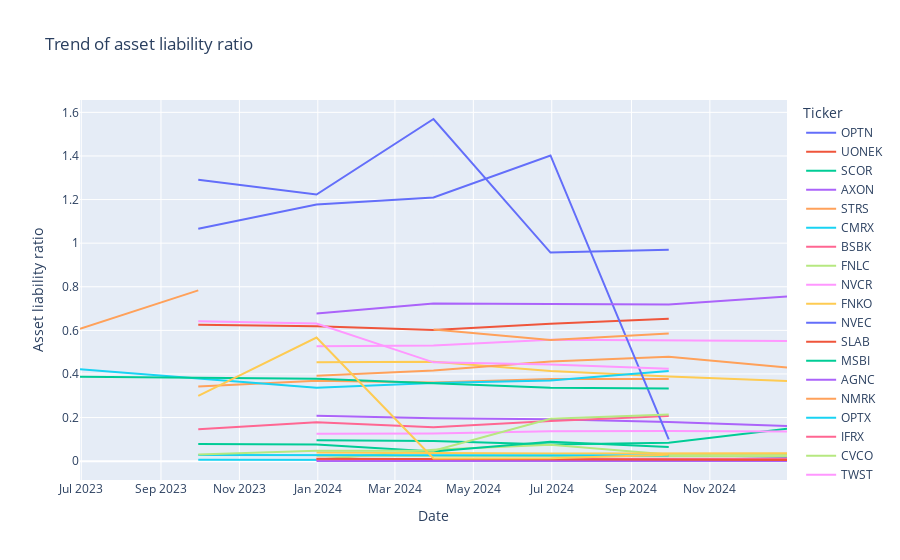

Notebook code for this chart:
### Markdown cell above
# 2.2 Proportion of goodwill to total assets
Excessive operating expenses do not necessarily mean that a company has the risk of cost control. Companies also have similar goodwill assets that can prove their potential financing ability to counter potential operating expenses. Therefore, we use scatter plots to observe which companies have a higher proportion of goodwill.Through Group by Ticker, I calculate the total goodwill of each Ticker, and then calculate the proportion of goodwill for each year to observe whether the proportion of goodwill assets has significantly decreased or increased during this period

### Code cell
# Calculate the asset liability ratio
balance['Debt/Assets Ratio'] = balance['Total Debt'] / balance['Total Assets']
balance['Net Debt/Equity'] = balance['Net Debt'] / balance['Stockholders Equity']

fig3 = px.line(
    balance,
    x='Date',
    y='Debt/Assets Ratio',
    color='Ticker',
    title='Trend of asset liability ratio',
    labels={'Debt/Assets Ratio': 'Asset liability ratio'}
)
fig3.show()

### Figure 1 — Plotly figure (JSON) as saved in the notebook; plotly's stock layout.template omitted (floating-point values rounded to 4 significant figures)
{"data": [{"hovertemplate": "Ticker=OPTN<br>Date=%{x}<br>Asset liability ratio=%{y}<extra></extra>", "legendgroup": "OPTN", "line": {"color": "#636efa", "dash": "solid"}, "marker": {"symbol": "circle"}, "mode": "lines", "name": "OPTN", "orientation": "v", "showlegend": true, "type": "scatter", "x": ["2024-09-30T00:00:00", "2024-06-30T00:00:00", "2024-03-31T00:00:00", "2023-12-31T00:00:00", "2023-09-30T00:00:00", "2023-06-30T00:00:00"], "xaxis": "x", "y": [0.9692, 0.9567, 1.569, 1.223, 1.291, null], "yaxis": "y"}, {"hovertemplate": "Ticker=UONEK<br>Date=%{x}<br>Asset liability ratio=%{y}<extra></extra>", "legendgroup": "UONEK", "line": {"color": "#EF553B", "dash": "solid"}, "marker": {"symbol": "circle"}, "mode": "lines", "name": "UONEK", "orientation": "v", "showlegend": true, "type": "scatter", "x": ["2024-09-30T00:00:00", "2024-06-30T00:00:00", "2024-03-31T00:00:00", "2023-12-31T00:00:00", "2023-09-30T00:00:00", "2023-06-30T00:00:00"], "xaxis": "x", "y": [0.6529, 0.6302, 0.6012, 0.6186, 0.6262, null], "yaxis": "y"}, {"hovertemplate": "Ticker=SCOR<br>Date=%{x}<br>Asset liability ratio=%{y}<extra></extra>", "legendgroup": "SCOR", "line": {"color": "#00cc96", "dash": "solid"}, "marker": {"symbol": "circle"}, "mode": "lines", "name": "SCOR", "orientation": "v", "showlegend": true, "type": "scatter", "x": ["2024-12-31T00:00:00", "2024-09-30T00:00:00", "2024-06-30T00:00:00", "2024-03-31T00:00:00", "2023-12-31T00:00:00", "2023-09-30T00:00:00", "2023-06-30T00:00:00"], "xaxis": "x", "y": [0.149, 0.08491, 0.07645, 0.09268, 0.09564, null, null], "yaxis": "y"}, {"hovertemplate": "Ticker=AXON<br>Date=%{x}<br>Asset liability ratio=%{y}<extra></extra>", "legendgroup": "AXON", "line": {"color": "#ab63fa", "dash": "solid"}, "marker": {"symbol": "circle"}, "mode": "lines", "name": "AXON", "orientation": "v", "showlegend": true, "type": "scatter", "x": ["2024-12-31T00:00:00", "2024-09-30T00:00:00", "2024-06-30T00:00:00", "2024-03-31T00:00:00", "2023-12-31T00:00:00", "2023-09-30T00:00:00", "2023-06-30T00:00:00"], "xaxis": "x", "y": [0.1613, 0.1799, 0.1925, 0.1965, 0.2085, null, null], "yaxis": "y"}, {"hovertemplate": "Ticker=STRS<br>Date=%{x}<br>Asset liability ratio=%{y}<extra></extra>", "legendgroup": "STRS", "line": {"color": "#FFA15A", "dash": "solid"}, "marker": {"symbol": "circle"}, "mode": "lines", "name": "STRS", "orientation": "v", "showlegend": true, "type": "scatter", "x": ["2024-09-30T00:00:00", "2024-06-30T00:00:00", "2024-03-31T00:00:00", "2023-12-31T00:00:00", "2023-09-30T00:00:00", "2023-06-30T00:00:00"], "xaxis": "x", "y": [0.3767, 0.3774, 0.3611, 0.369, 0.3427, null], "yaxis": "y"}, {"hovertemplate": "Ticker=CMRX<br>Date=%{x}<br>Asset liability ratio=%{y}<extra></extra>", "legendgroup": "CMRX", "line": {"color": "#19d3f3", "dash": "solid"}, "marker": {"symbol": "circle"}, "mode": "lines", "name": "CMRX", "orientation": "v", "showlegend": true, "type": "scatter", "x": ["2024-09-30T00:00:00", "2024-06-30T00:00:00", "2024-03-31T00:00:00", "2023-12-31T00:00:00", "2023-09-30T00:00:00", "2023-06-30T00:00:00"], "xaxis": "x", "y": [0.004059, 0.004633, 0.005179, 0.006119, 0.006521, null], "yaxis": "y"}, {"hovertemplate": "Ticker=BSBK<br>Date=%{x}<br>Asset liability ratio=%{y}<extra></extra>", "legendgroup": "BSBK", "line": {"color": "#FF6692", "dash": "solid"}, "marker": {"symbol": "circle"}, "mode": "lines", "name": "BSBK", "orientation": "v", "showlegend": true, "type": "scatter", "x": ["2024-09-30T00:00:00", "2024-06-30T00:00:00", "2024-03-31T00:00:00", "2023-12-31T00:00:00", "2023-09-30T00:00:00"], "xaxis": "x", "y": [0.2069, 0.1841, 0.1554, 0.1785, 0.146], "yaxis": "y"}, {"hovertemplate": "Ticker=FNLC<br>Date=%{x}<br>Asset liability ratio=%{y}<extra></extra>", "legendgroup": "FNLC", "line": {"color": "#B6E880", "dash": "solid"}, "marker": {"symbol": "circle"}, "mode": "lines", "name": "FNLC", "orientation": "v", "showlegend": true, "type": "scatter", "x": ["2024-12-31T00:00:00", "2024-09-30T00:00:00", "2024-06-30T00:00:00", "2024-03-31T00:00:00", "2023-12-31T00:00:00", "2023-09-30T00:00:00", "2023-06-30T00:00:00"], "xaxis": "x", "y": [0.03009, 0.03023, 0.07476, 0.05197, 0.006813, null, null], "yaxis": "y"}, {"hovertemplate": "Ticker=NVCR<br>Date=%{x}<br>Asset liability ratio=%{y}<extra></extra>", "legendgroup": "NVCR", "line": {"color": "#FF97FF", "dash": "solid"}, "marker": {"symbol": "circle"}, "mode": "lines", "name": "NVCR", "orientation": "v", "showlegend": true, "type": "scatter", "x": ["2024-12-31T00:00:00", "2024-09-30T00:00:00", "2024-06-30T00:00:00", "2024-03-31T00:00:00", "2023-12-31T00:00:00", "2023-09-30T00:00:00", "2023-06-30T00:00:00"], "xaxis": "x", "y": [0.5507, 0.5529, 0.557, 0.5308, 0.5275, null, null], "yaxis": "y"}, {"hovertemplate": "Ticker=FNKO<br>Date=%{x}<br>Asset liability ratio=%{y}<extra></extra>", "legendgroup": "FNKO", "line": {"color": "#FECB52", "dash": "solid"}, "marker": {"symbol": "circle"}, "mode": "lines", "name": "FNKO", "orientation": "v", "showlegend": true, "type": "scatter", "x": ["2024-12-31T00:00:00", "2024-09-30T00:00:00", "2024-06-30T00:00:00", "2024-03-31T00:00:00", "2023-12-31T00:00:00", "2023-09-30T00:00:00", "2023-06-30T00:00:00"], "xaxis": "x", "y": [0.3681, 0.3881, 0.4139, 0.4561, 0.4537, null, null], "yaxis": "y"}, {"hovertemplate": "Ticker=NVEC<br>Date=%{x}<br>Asset liability ratio=%{y}<extra></extra>", "legendgroup": "NVEC", "line": {"color": "#636efa", "dash": "solid"}, "marker": {"symbol": "circle"}, "mode": "lines", "name": "NVEC", "orientation": "v", "showlegend": true, "type": "scatter", "x": ["2024-12-31T00:00:00", "2024-09-30T00:00:00", "2024-06-30T00:00:00", "2024-03-31T00:00:00", "2023-12-31T00:00:00", "2023-09-30T00:00:00"], "xaxis": "x", "y": [0.01471, 0.004096, 0.004687, 0.005318, 0.005874, null], "yaxis": "y"}, {"hovertemplate": "Ticker=SLAB<br>Date=%{x}<br>Asset liability ratio=%{y}<extra></extra>", "legendgroup": "SLAB", "line": {"color": "#EF553B", "dash": "solid"}, "marker": {"symbol": "circle"}, "mode": "lines", "name": "SLAB", "orientation": "v", "showlegend": true, "type": "scatter", "x": ["2024-12-31T00:00:00", "2024-09-30T00:00:00", "2024-06-30T00:00:00", "2024-03-31T00:00:00", "2023-12-31T00:00:00", "2023-09-30T00:00:00", "2023-06-30T00:00:00"], "xaxis": "x", "y": [0.01272, null, null, null, 0.04493, null, null], "yaxis": "y"}, {"hovertemplate": "Ticker=MSBI<br>Date=%{x}<br>Asset liability ratio=%{y}<extra></extra>", "legendgroup": "MSBI", "line": {"color": "#00cc96", "dash": "solid"}, "marker": {"symbol": "circle"}, "mode": "lines", "name": "MSBI", "orientation": "v", "showlegend": true, "type": "scatter", "x": ["2024-09-30T00:00:00", "2024-06-30T00:00:00", "2024-03-31T00:00:00", "2023-12-31T00:00:00", "2023-09-30T00:00:00"], "xaxis": "x", "y": [0.0655, 0.08916, 0.04451, 0.07683, 0.07917], "yaxis": "y"}, {"hovertemplate": "Ticker=AGNC<br>Date=%{x}<br>Asset liability ratio=%{y}<extra></extra>", "legendgroup": "AGNC", "line": {"color": "#ab63fa", "dash": "solid"}, "marker": {"symbol": "circle"}, "mode": "lines", "name": "AGNC", "orientation": "v", "showlegend": true, "type": "scatter", "x": ["2024-12-31T00:00:00", "2024-09-30T00:00:00", "2024-06-30T00:00:00", "2024-03-31T00:00:00", "2023-12-31T00:00:00", "2023-09-30T00:00:00", "2023-06-30T00:00:00"], "xaxis": "x", "y": [0.0007271, 0.0007702, 0.000891, 0.001057, 0.001117, null, null], "yaxis": "y"}, {"hovertemplate": "Ticker=NMRK<br>Date=%{x}<br>Asset liability ratio=%{y}<extra></extra>", "legendgroup": "NMRK", "line": {"color": "#FFA15A", "dash": "solid"}, "marker": {"symbol": "circle"}, "mode": "lines", "name": "NMRK", "orientation": "v", "showlegend": true, "type": "scatter", "x": ["2024-12-31T00:00:00", "2024-09-30T00:00:00", "2024-06-30T00:00:00", "2024-03-31T00:00:00", "2023-12-31T00:00:00", "2023-09-30T00:00:00", "2023-06-30T00:00:00"], "xaxis": "x", "y": [0.4296, 0.479, 0.4568, 0.4153, 0.3916, null, null], "yaxis": "y"}, {"hovertemplate": "Ticker=OPTX<br>Date=%{x}<br>Asset liability ratio=%{y}<extra></extra>", "legendgroup": "OPTX", "line": {"color": "#19d3f3", "dash": "solid"}, "marker": {"symbol": "circle"}, "mode": "lines", "name": "OPTX", "orientation": "v", "showlegend": true, "type": "scatter", "x": ["2024-09-30T00:00:00", "2024-06-30T00:00:00", "2024-03-31T00:00:00", "2023-12-31T00:00:00", "2023-06-30T00:00:00"], "xaxis": "x", "y": [0.4136, 0.3698, 0.359, 0.3362, 0.4213], "yaxis": "y"}, {"hovertemplate": "Ticker=IFRX<br>Date=%{x}<br>Asset liability ratio=%{y}<extra></extra>", "legendgroup": "IFRX", "line": {"color": "#FF6692", "dash": "solid"}, "marker": {"symbol": "circle"}, "mode": "lines", "name": "IFRX", "orientation": "v", "showlegend": true, "type": "scatter", "x": ["2024-12-31T00:00:00", "2024-09-30T00:00:00", "2024-06-30T00:00:00", "2024-03-31T00:00:00", "2023-12-31T00:00:00", "2023-09-30T00:00:00", "2023-06-30T00:00:00"], "xaxis": "x", "y": [0.01059, 0.01127, 0.01073, 0.01032, 0.009318, null, null], "yaxis": "y"}, {"hovertemplate": "Ticker=CVCO<br>Date=%{x}<br>Asset liability ratio=%{y}<extra></extra>", "legendgroup": "CVCO", "line": {"color": "#B6E880", "dash": "solid"}, "marker": {"symbol": "circle"}, "mode": "lines", "name": "CVCO", "orientation": "v", "showlegend": true, "type": "scatter", "x": ["2024-12-31T00:00:00", "2024-09-30T00:00:00", "2024-06-30T00:00:00", "2024-03-31T00:00:00", "2023-12-31T00:00:00", "2023-09-30T00:00:00", "2023-06-30T00:00:00"], "xaxis": "x", "y": [0.02271, 0.02323, 0.02453, 0.02596, 0.02509, null, null], "yaxis": "y"}, {"hovertemplate": "Ticker=TWST<br>Date=%{x}<br>Asset liability ratio=%{y}<extra></extra>", "legendgroup": "TWST", "line": {"color": "#FF97FF", "dash": "solid"}, "marker": {"symbol": "circle"}, "mode": "lines", "name": "TWST", "orientation": "v", "showlegend": true, "type": "scatter", "x": ["2024-12-31T00:00:00", "2024-09-30T00:00:00", "2024-06-30T00:00:00", "2024-03-31T00:00:00", "2023-12-31T00:00:00", "2023-09-30T00:00:00", "2023-06-30T00:00:00"], "xaxis": "x", "y": [0.1358, 0.1384, 0.1366, 0.1272, 0.1254, null, null], "yaxis": "y"}, {"hovertemplate": "Ticker=STRT<br>Date=%{x}<br>Asset liability ratio=%{y}<extra></extra>", "legendgroup": "STRT", "line": {"color": "#FECB52", "dash": "solid"}, "marker": {"symbol": "circle"}, "mode": "lines", "name": "STRT", "orientation": "v", "showlegend": true, "type": "scatter", "x": ["2024-12-31T00:00:00", "2024-09-30T00:00:00", "2024-06-30T00:00:00", "2024-03-31T00:00:00", "2023-12-31T00:00:00", "2023-09-30T00:00:00", "2023-06-30T00:00:00"], "xaxis": "x", "y": [0.03653, 0.03544, 0.03569, 0.0373, 0.03919, null, null], "yaxis": "y"}, {"hovertemplate": "Ticker=SCNI<br>Date=%{x}<br>Asset liability ratio=%{y}<extra></extra>", "legendgroup": "SCNI", "line": {"color": "#636efa", "dash": "solid"}, "marker": {"symbol": "circle"}, "mode": "lines", "name": "SCNI", "orientation": "v", "showlegend": true, "type": "scatter", "x": ["2024-09-30T00:00:00", "2024-06-30T00:00:00", "2024-03-31T00:00:00", "2023-12-31T00:00:00", "2023-09-30T00:00:00", "2023-06-30T00:00:00"], "xaxis": "x", "y": [0.1001, 1.402, 1.21, 1.177, 1.066, null], "yaxis": "y"}, {"hovertemplate": "Ticker=NMRA<br>Date=%{x}<br>Asset liability ratio=%{y}<extra></extra>", "legendgroup": "NMRA", "line": {"color": "#EF553B", "dash": "solid"}, "marker": {"symbol": "circle"}, "mode": "lines", "name": "NMRA", "orientation": "v", "showlegend": true, "type": "scatter", "x": ["2024-12-31T00:00:00", "2024-09-30T00:00:00", "2024-06-30T00:00:00", "2024-03-31T00:00:00", "2023-12-31T00:00:00", "2023-09-30T00:00:00", "2023-06-30T00:00:00"], "xaxis": "x", "y": [0.005846, 0.007786, 0.008918, 0.009838, 0.01054, null, null], "yaxis": "y"}, {"hovertemplate": "Ticker=SDA<br>Date=%{x}<br>Asset liability ratio=%{y}<extra></extra>", "legendgroup": "SDA", "line": {"color": "#00cc96", "dash": "solid"}, "marker": {"symbol": "circle"}, "mode": "lines", "name": "SDA", "orientation": "v", "showlegend": true, "type": "scatter", "x": ["2024-09-30T00:00:00", "2024-06-30T00:00:00", "2023-12-31T00:00:00", "2023-06-30T00:00:00"], "xaxis": "x", "y": [0.3337, 0.3371, 0.3775, 0.3867], "yaxis": "y"}, {"hovertemplate": "Ticker=KLXE<br>Date=%{x}<br>Asset liability ratio=%{y}<extra></extra>", "legendgroup": "KLXE", "line": {"color": "#ab63fa", "dash": "solid"}, "marker": {"symbol": "circle"}, "mode": "lines", "name": "KLXE", "orientation": "v", "showlegend": true, "type": "scatter", "x": ["2024-12-31T00:00:00", "2024-09-30T00:00:00", "2024-06-30T00:00:00", "2024-03-31T00:00:00", "2023-12-31T00:00:00"], "xaxis": "x", "y": [0.7559, 0.7188, 0.7213, 0.7234, 0.6769], "yaxis": "y"}, {"hovertemplate": "Ticker=JAGX<br>Date=%{x}<br>Asset liability ratio=%{y}<extra></extra>", "legendgroup": "JAGX", "line": {"color": "#FFA15A", "dash": "solid"}, "marker": {"symbol": "circle"}, "mode": "lines", "name": "JAGX", "orientation": "v", "showlegend": true, "type": "scatter", "x": ["2024-09-30T00:00:00", "2024-06-30T00:00:00", "2024-03-31T00:00:00", "2023-12-31T00:00:00", "2023-09-30T00:00:00", "2023-06-30T00:00:00"], "xaxis": "x", "y": [0.5861, 0.5558, 0.604, null, 0.7832, 0.6069], "yaxis": "y"}, {"hovertemplate": "Ticker=CEAD<br>Date=%{x}<br>Asset liability ratio=%{y}<extra></extra>", "legendgroup": "CEAD", "line": {"color": "#19d3f3", "dash": "solid"}, "marker": {"symbol": "circle"}, "mode": "lines", "name": "CEAD", "orientation": "v", "showlegend": true, "type": "scatter", "x": ["2024-09-30T00:00:00", "2024-06-30T00:00:00", "2024-03-31T00:00:00", "2023-12-31T00:00:00", "2023-09-30T00:00:00", "2023-06-30T00:00:00"], "xaxis": "x", "y": [0.02645, 0.0262, 0.02821, 0.02805, 0.02819, null], "yaxis": "y"}, {"hovertemplate": "Ticker=NVCT<br>Date=%{x}<br>Asset liability ratio=%{y}<extra></extra>", "legendgroup": "NVCT", "line": {"color": "#FF6692", "dash": "solid"}, "marker": {"symbol": "circle"}, "mode": "lines", "name": "NVCT", "orientation": "v", "showlegend": true, "type": "scatter", "x": ["2024-12-31T00:00:00", "2024-09-30T00:00:00", "2024-06-30T00:00:00", "2024-03-31T00:00:00", "2023-12-31T00:00:00", "2023-09-30T00:00:00", "2023-06-30T00:00:00"], "xaxis": "x", "y": [null, null, null, null, null, null, null], "yaxis": "y"}, {"hovertemplate": "Ticker=STRR<br>Date=%{x}<br>Asset liability ratio=%{y}<extra></extra>", "legendgroup": "STRR", "line": {"color": "#B6E880", "dash": "solid"}, "marker": {"symbol": "circle"}, "mode": "lines", "name": "STRR", "orientation": "v", "showlegend": true, "type": "scatter", "x": ["2024-09-30T00:00:00", "2024-06-30T00:00:00", "2024-03-31T00:00:00", "2023-12-31T00:00:00", "2023-09-30T00:00:00", "2023-06-30T00:00:00"], "xaxis": "x", "y": [0.2145, 0.194, 0.04744, 0.0478, 0.03098, null], "yaxis": "y"}, {"hovertemplate": "Ticker=BCG<br>Date=%{x}<br>Asset liability ratio=%{y}<extra></extra>", "legendgroup": "BCG", "line": {"color": "#FF97FF", "dash": "solid"}, "marker": {"symbol": "circle"}, "mode": "lines", "name": "BCG", "orientation": "v", "showlegend": true, "type": "scatter", "x": ["2024-09-30T00:00:00", "2024-06-30T00:00:00", "2024-03-31T00:00:00", "2023-12-31T00:00:00", "2023-09-30T00:00:00", "2023-06-30T00:00:00"], "xaxis": "x", "y": [0.4244, 0.4431, 0.4533, 0.6312, 0.6415, null], "yaxis": "y"}, {"hovertemplate": "Ticker=SCNX<br>Date=%{x}<br>Asset liability ratio=%{y}<extra></extra>", "legendgroup": "SCNX", "line": {"color": "#FECB52", "dash": "solid"}, "marker": {"symbol": "circle"}, "mode": "lines", "name": "SCNX", "orientation": "v", "showlegend": true, "type": "scatter", "x": ["2024-09-30T00:00:00", "2024-06-30T00:00:00", "2024-03-31T00:00:00", "2023-12-31T00:00:00", "2023-09-30T00:00:00", "2023-06-30T00:00:00"], "xaxis": "x", "y": [0.02923, 0.01304, 0.01204, 0.5668, 0.2994, null], "yaxis": "y"}], "layout": {"autosize": true, "legend": {"title": {"text": "Ticker"}, "tracegroupgap": 0}, "title": {"text": "Trend of asset liability ratio"}, "xaxis": {"anchor": "y", "autorange": true, "domain": [0, 1], "range": ["2023-06-30", "2024-12-31"], "title": {"text": "Date"}, "type": "date"}, "yaxis": {"anchor": "x", "autorange": true, "domain": [0, 1], "range": [-0.08643, 1.657], "title": {"text": "Asset liability ratio"}, "type": "linear"}}}
